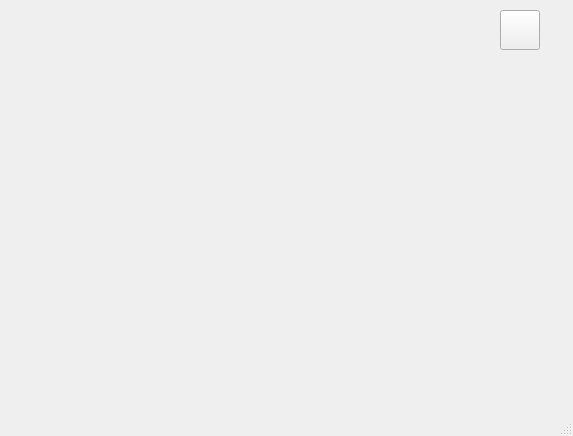
<?xml version="1.0" encoding="UTF-8"?>
<ui version="4.0">
 <class>MainWindow</class>
 <widget class="QMainWindow" name="MainWindow">
  <property name="geometry">
   <rect>
    <x>0</x>
    <y>0</y>
    <width>573</width>
    <height>436</height>
   </rect>
  </property>
  <property name="windowTitle">
   <string>MainWindow</string>
  </property>
  <property name="toolTip">
   <string>0,1</string>
  </property>
  <widget class="QWidget" name="centralwidget">
   <widget class="QPushButton" name="pb">
    <property name="geometry">
     <rect>
      <x>500</x>
      <y>10</y>
      <width>40</width>
      <height>40</height>
     </rect>
    </property>
    <property name="toolTip">
     <string/>
    </property>
    <property name="text">
     <string/>
    </property>
    <property name="icon">
     <iconset>
      <normaloff>0.png</normaloff>0.png</iconset>
    </property>
    <property name="iconSize">
     <size>
      <width>40</width>
      <height>40</height>
     </size>
    </property>
   </widget>
  </widget>
  <widget class="QMenuBar" name="menubar">
   <property name="geometry">
    <rect>
     <x>0</x>
     <y>0</y>
     <width>573</width>
     <height>21</height>
    </rect>
   </property>
  </widget>
  <widget class="QStatusBar" name="statusbar"/>
 </widget>
 <resources/>
 <connections/>
</ui>
